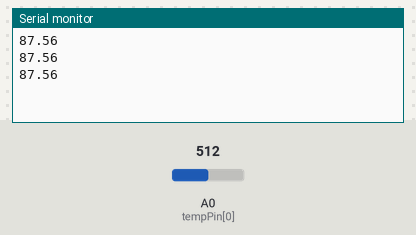
Simulated run of this sketch. Board: Arduino Uno, built with avr-gcc and run on an emulated ATmega328P. On the bench: the last lines printed to the serial monitor. Inputs (shaded band) come from the test bench; at power-on: A0 (tempPin[0]) = 512.

Above: at 1.8 s.
1.9 s: A0 (tempPin[0]) set to 716
At 2.4 s:
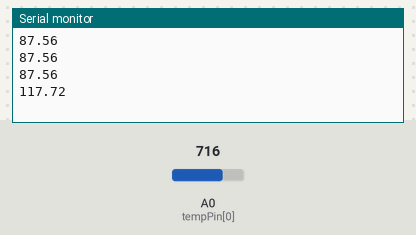
3.4 s: A0 (tempPin[0]) set to 900
At 3.9 s:
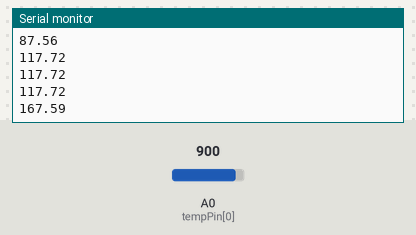
Timing chart, 0 to 6.4 s (numbered marks = the images above; inputs shaded):
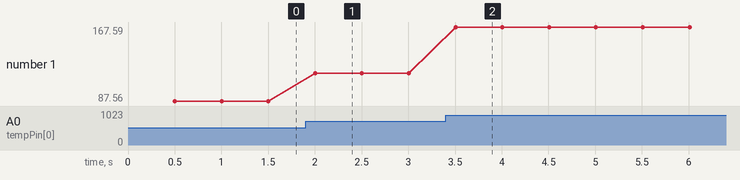

Measured:
- after the input at 1.9 s, the serial monitor: prints a new line after 0.10 s (image 1)
- after the input at 3.4 s, the serial monitor: prints a new line after 0.11 s (image 2)
- plotted number 1: 87.56 → 117.72 after the input at 1.9 s, 117.72 → 167.59 after the input at 3.4 s

The sketch:

NTC_reader.ino
```cpp
#include <math.h>

const int tempPin[] = {14};
const double setResis[] = {10000.0}; // Stores set resistor values
const double R25[] = {100000.0}; // Stores the calibration value of each NTC
const double T25[] = {0.0033557047}; // Stores the reciprical (^-1) of the calibration temperature in K

void setup() {
  // put your setup code here, to run once:
  Serial.begin(9600);
}

void loop() {
  // Cyclically prints recorded temperature

  delay(500);
  Serial.println(readTemp(0));
}

double readTemp(const int index) {
  double temp, res;                // Used to store intermediate data and resistance of NTC
  const double beta = 3950.0;        // Beta for the thermistors

  // Find the resistance of the thermistor from voltage division (1023 is Vcc)
  res = ((1023.0 / analogRead(tempPin[index])) - 1);    // Finds ratio of set res to thermistor
  res *= setResis[index];
  //Serial.println(res);    // Print calculated resistance (used for debugging)

  // Finds temperature
  temp = (log(R25[index] / res));  // Take natural log of R25 over measured resistance
  temp /= beta;                       // Divide by beta
  temp = T25[index] - temp;                 // Add 1/calibration temp, subtracted previous value
  temp = pow(temp, -1);               // Takes reciprical to get temperature in K
  temp -= 273.15;                      // Kelvin to Celsius

  return temp;
}
```
